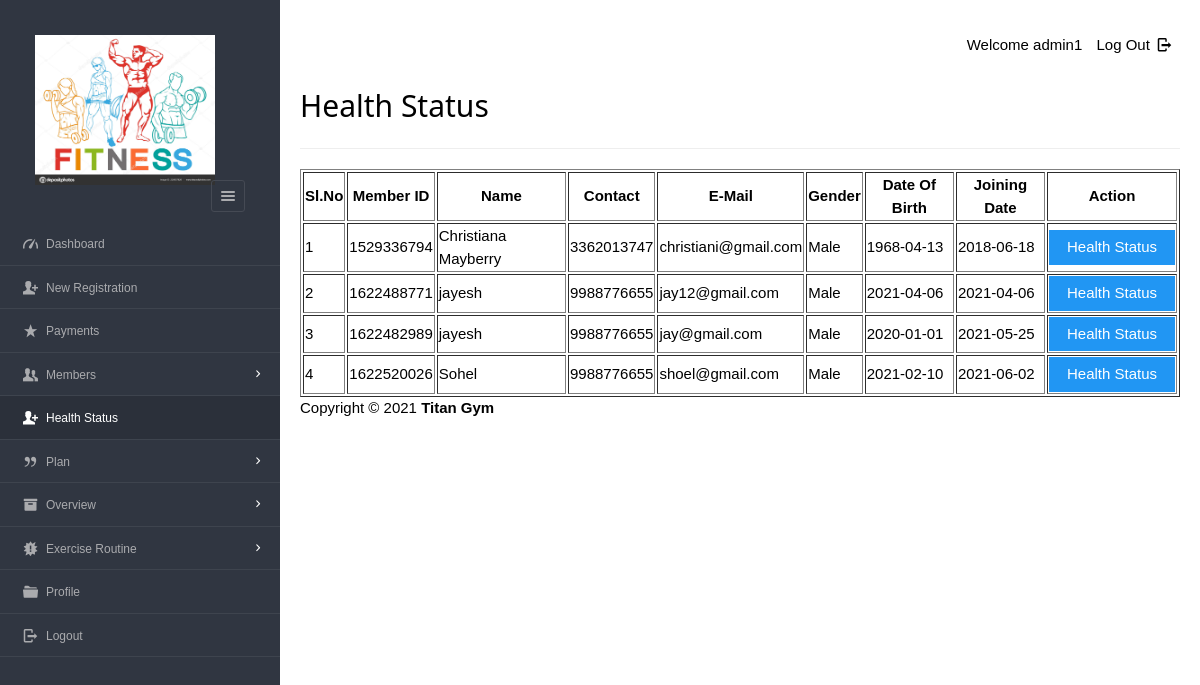
Page /gym1/dashboard/admin/new_health_status.php (signed in) on the committed database.
### tables this page shows
CREATE TABLE `enrolls_to` (
  `et_id` int(5) NOT NULL,
  `pid` varchar(8) NOT NULL,
  `uid` varchar(20) NOT NULL,
  `paid_date` varchar(15) DEFAULT NULL,
  `expire` varchar(15) DEFAULT NULL,
  `renewal` varchar(15) DEFAULT NULL
);

CREATE TABLE `users` (
  `userid` varchar(20) NOT NULL,
  `username` varchar(40) NOT NULL,
  `gender` varchar(8) DEFAULT NULL,
  `mobile` varchar(20) NOT NULL,
  `email` varchar(20) NOT NULL,
  `dob` varchar(10) DEFAULT NULL,
  `joining_date` varchar(10) DEFAULT NULL
);

### gym1/dashboard/admin/new_health_status.php (the view, shortened to what this page needs)
<?php
require '../../include/db_conn.php';
?>
<!DOCTYPE html>
<html lang="en">
<head>
  <link rel="stylesheet" href="../../css/style.css"  id="style-resource-5">
    <link rel="stylesheet" href="../../css/dashMain.css">
    <link rel="stylesheet" type="text/css" href="../../css/entypo.css">
	<link href="a1style.css" rel="stylesheet" type="text/css">
</head>
     <body class="page-body  page-fade" onload="collapseSidebar()">
    	<div class="page-container sidebar-collapsed" id="navbarcollapse">
		<div class="sidebar-menu">
			<header class="logo-env">
			<div class="logo">
				<a href="main.php">
					<img src="../../images/fit.jpg" alt="" width="192" height="80" />
				</a>
			</div>
					<div class="sidebar-collapse" onclick="collapseSidebar()">
				<a href="#" class="sidebar-collapse-icon with-animation">
					<i class="entypo-menu"></i>
				</a>
			</div>
			</header>
    		<?php include('nav.php'); ?>
    	</div>
    		<div class="main-content">
				<div class="row">
					<div class="col-md-6 col-sm-8 clearfix">
					</div>
					<div class="col-md-6 col-sm-4 clearfix hidden-xs">
						<ul class="list-inline links-list pull-right">
							<li>Welcome <?php echo $_SESSION['full_name']; ?>
							</li>
							<li>
								<a href="logout.php">
									Log Out <i class="entypo-logout right"></i>
								</a>
							</li>
						</ul>
					</div>
				</div>
		<h2>Health Status</h2>
		<hr />
		<table class="table table-bordered datatable" id="table-1" border=1>
			<thead>
				<tr><h2>
					<th>Sl.No</th>
					<th>Member ID</th>
					<th>Name</th>
					<th>Contact</th>
					<th>E-Mail</th>
					<th>Gender</th>
					<th>Date Of Birth</th>
					<th>Joining Date</th>
					<th>Action</th></h2>
				</tr>
			</thead>
				<tbody>
						<?php
							$query  = "select * from users ORDER BY joining_date";
							$result = mysqli_query($con, $query);
							$sno    = 1;
							if (mysqli_affected_rows($con) != 0) {
							    while ($row = mysqli_fetch_array($result, MYSQLI_ASSOC)) {
							        $uid   = $row['userid'];
							        $query1  = "select * from enrolls_to WHERE uid='$uid' AND renewal='yes'";
							        $result1 = mysqli_query($con, $query1);
							        if (mysqli_affected_rows($con) == 1) {
							            while ($row1 = mysqli_fetch_array($result1, MYSQLI_ASSOC)) {
							                echo "<tr><td>".$sno."</td>";
							                echo "<td>" . $row['userid'] . "</td>";
							                echo "<td>" . $row['username'] . "</td>";
							                echo "<td>" . $row['mobile'] . "</td>";
							                echo "<td>" . $row['email'] . "</td>";
							                echo "<td>" . $row['gender'] . "</td>";
							                echo "<td>" . $row['dob'] . "</td>";
							                echo "<td>" . $row['joining_date'] ."</td>";
							                $uname=$row['username'];
							       			$udob=$row['dob'];
							        		$ujoing=$row['joining_date'];
							        		$ugender=$row['gender'];
							                $sno++;
							                echo "<td><form action='health_status_entry.php' method='post'><input type='hidden' name='uid' value='" . $uid . "'/>
							                <input type='hidden' name='uname' value='" . $uname . "'/>
							                <input type='hidden' name='udob' value='" . $udob . "'/>
							                <input type='hidden' name='ujoin' value='" . $ujoing . "'/>
							                <input type='hidden' name='ugender' value='" . $ugender . "'/><input type='submit' class='a1-btn a1-blue' id='button1' value='Health Status' class='btn btn-info'/></form></td></tr>";
							            }
							        }
							    }
							}
						?>
					</tbody>
				</table>
			<?php include('footer.php'); ?>
    	</div>
    </body>
</html>

### gym1/css/style.css (style rules this page uses)
html { font-size: 62.5%; font-family: sans-serif; }
div { display: block; }
body { font-family: "Noto Sans", sans-serif, "Helvetica Neue", Helvetica, Arial, sans-serif; font-size: 12px; line-height: 1.428571429; display: block; margin: 0; }
*, *:before, *:after { box-sizing: border-box; }
a { text-decoration: none; background: transparent; }
img { vertical-align: middle; }
img { border: 0; }
.logo img { width: 220px; height: 200px; }
input, button, select, textarea { font-family: inherit; font-size: inherit; line-height: inherit; }
button, input { line-height: normal; }
button, input, select, textarea { font-family: inherit; font-size: 100%; margin: 0; }
input { background-color: white; cursor: text; padding: 1px; border-width: 2px; border-style: inset; border-color: initial; border-image: initial; }
input, textarea, select, button { text-rendering: auto; color: initial; letter-spacing: normal; word-spacing: normal; text-transform: none; text-indent: 0px; text-shadow: none; display: inline-block; text-align: start; margin: 0em; font: 400 13.3333px Arial; }
button, html input[type="button"], input[type="reset"], input[type="submit"] { cursor: pointer; }
a { color: #373e4a; text-decoration: none; }
a { background: transparent; }
a { color: #373e4a; }
.page-container { position: relative; padding-left: 280px; }
.page-container .sidebar-menu { position: absolute; width: 280px; top: 0; left: 0; bottom: 0; background: #303641; color: #aaabae; z-index: 1; min-height: 796px; box-sizing: border-box; }
.page-container .sidebar-menu .logo-env { width: 100%; padding: 35px; padding-bottom: 10px; box-sizing: border-box; }
.page-container .sidebar-menu .logo-env:before, .page-container .sidebar-menu .logo-env:after { content: " "; display: table; }
.page-container .sidebar-menu .logo-env > div { display: block; vertical-align: middle; white-space: nowrap; float: left; }
.page-container .sidebar-menu .logo-env > div > a { display: inline-block; color: #aaabae; }
.page-container .sidebar-menu .logo-env > div.sidebar-collapse, .page-container .sidebar-menu .logo-env > div.sidebar-mobile-menu { position: relative; float: right; }
.page-container .sidebar-menu .logo-env > div.sidebar-collapse a, .page-container .sidebar-menu .logo-env > div.sidebar-mobile-menu a { display: inline-block; border: 1px solid #454a54; text-align: center; padding: 0; line-height: 1; font-size: 20px; font-weight: 300; padding: 5px 2px; background-clip: padding-box; border-radius: 3px; transition: all 200ms ease-in-out; }
.page-container .sidebar-menu .logo-env .logo img { width: 180px; height: 150px; }
.page-container .sidebar-menu .logo-env:after { clear: both; }
ul, ol { margin-top: 0; margin-bottom: 8.5px; }
ul, menu, dir { display: block; list-style-type: disc; }
li { display: list-item; }
i, cite, em, var, address, dfn { font-style: italic; }

### gym1/css/entypo.css (style rules this page uses)
[class^="entypo-"]:before, [class*=" entypo-"]:before { font-family: "entypo"; font-style: normal; font-weight: normal; speak: none; display: inline-block; text-decoration: inherit; width: 1em; margin-right: .2em; text-align: center; font-variant: normal; text-transform: none; line-height: 1em; margin-left: .2em; }
.entypo-menu:before { content: '\e811'; }
.entypo-logout:before { content: '\e85d'; }

### gym1/dashboard/admin/new_health_status.php (style rules this page uses)
#button1 { width:126px; }

### rows in the picture
enrolls_to: uid.userid "1529336794", uid.username "Christiana Mayberry", uid.mobile "3362013747", uid.email "christiani@gmail.com", uid.gender "Male", uid.dob "1968-04-13", uid.joining_date "2018-06-18"
enrolls_to: uid.userid "1622488771", uid.username "jayesh", uid.mobile "9988776655", uid.email "jay12@gmail.com", uid.gender "Male", uid.dob "2021-04-06", uid.joining_date "2021-04-06"
enrolls_to: uid.userid "1622482989", uid.username "jayesh", uid.mobile "9988776655", uid.email "jay@gmail.com", uid.gender "Male", uid.dob "2020-01-01", uid.joining_date "2021-05-25"
enrolls_to: uid.userid "1622520026", uid.username "Sohel", uid.mobile "9988776655", uid.email "shoel@gmail.com", uid.gender "Male", uid.dob "2021-02-10", uid.joining_date "2021-06-02"

### other values in the picture
$_SESSION['full_name'] "admin1"
